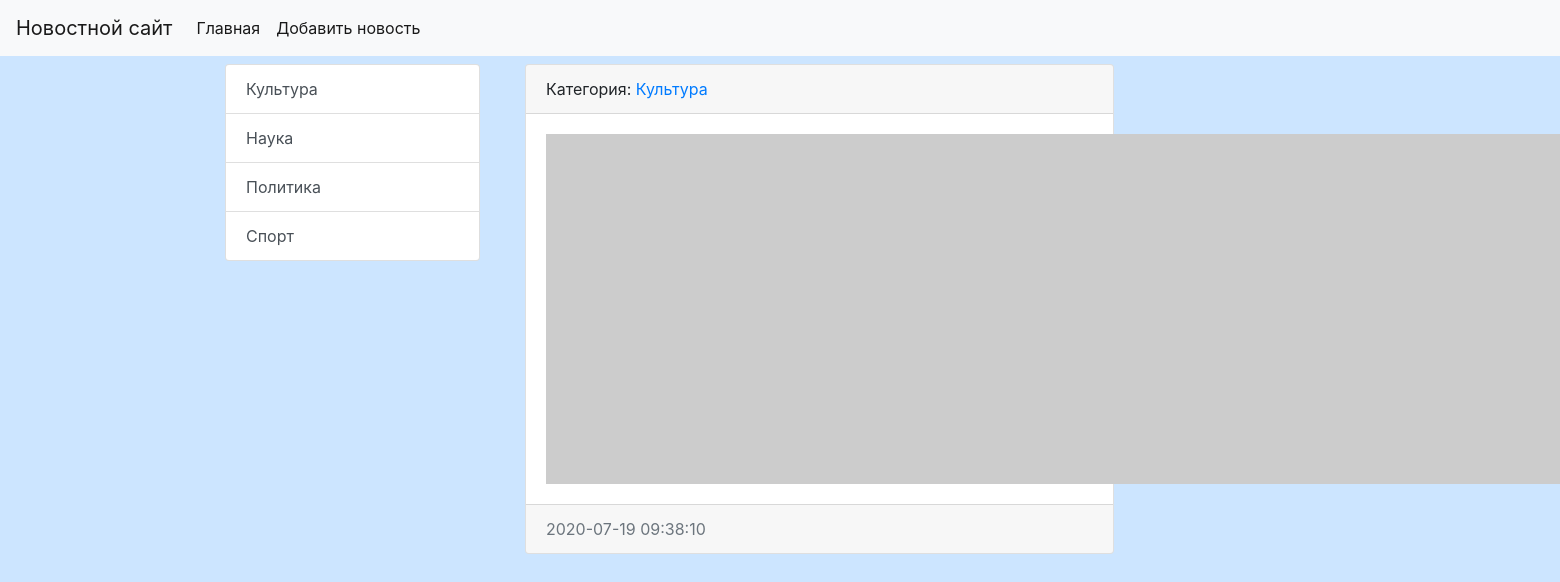
The app's page /news/7/ with its own data.
### news/models.py (models this page shows, shortened)
class Category(models.Model):
    title = models.CharField(max_length=150, db_index=True, verbose_name='Наименование категории')
    def get_absolute_url(self):
        return reverse_lazy('category', kwargs={"category_id": self.pk})
    class Meta:
        verbose_name = 'Категория'
        verbose_name_plural = 'Категории'
        ordering = ['title']

class News(models.Model):
    title = models.CharField(max_length=150, verbose_name='Наименование')
    content = models.TextField(blank=True, verbose_name='Контент')
    created_at = models.DateTimeField(auto_now_add=True, verbose_name='Дата публикации')
    update_at = models.DateTimeField(auto_now=True, verbose_name='Обновлено')
    photo = models.ImageField(upload_to='photos/%Y/%m/%d/', verbose_name='Изображение', blank=True)
    is_published = models.BooleanField(default=True, verbose_name='Состояние публикации')
    category = models.ForeignKey('Category', on_delete=models.PROTECT, verbose_name='Категория')
    class Meta:
        verbose_name = 'Новость'
        verbose_name_plural = 'Новости'
        ordering = ['-created_at']

### news/views.py (the view)
# urls.py: path('news/<int:news_id>/', view_news, name='view_news'),
def view_news(request, news_id):
    news_item = get_object_or_404(News, pk=news_id)
    return render(request, 'news/view_news.html', {"news_item": news_item})

### news/templatetags/news_tags.py (called while the page is built)
@register.inclusion_tag('news/list_categories.html')
def show_categories(arg1='Hello', arg2='world'):
    categories = Category.objects.all()
    return {"categories": categories, "arg1": arg1, "arg2": arg2}

### news/templates/news/view_news.html (shortened to what this page needs)
{% extends 'base.html' %}
{% block sidebar %}
{% include 'inc/_sidebar.html' %}
{% endblock %}
{% block content %}
<div class="col-md-9">
    <div class="card mb-3">
        <div class="card-header">
            Категория: <a href="{{ news_item.category.get_absolute_url }}">{{ news_item.category.title }}</a>
        </div>
        <div class="card-body">
            <div class="media">
                {% if item.photo %}
                <img src="{{ news_item.photo.url }}" alt="" width="350" class="mr-3">
                {% else %}
                <img src="https://picsum.photos/id/1060/350/235/?blur=2" alt="" class="mr-3">
                {% endif %}
            </div>
        </div>
        <div class="card-footer text-muted">
            {{ news_item.created_at|date:"Y-m-d H:i:s" }}
        </div>
    </div>
</div>
{% endblock %}

### news/templates/news/list_categories.html
<div class="list-group">
            {% for item in categories %}
  <a href="{{ item.get_absolute_url }}" class="list-group-item list-group-item-action">{{ item.title }}</a>
            {% endfor %}
    </div>
</div>

### testsite/static/css/style.css (style rules this page uses)
body { background-color: #cce5ff; }

### records on screen
Category: title "Культура"
Category: title "Наука"
Category: title "Политика"
Category: title "Спорт"
News: category "Культура", created_at "2020-07-19 09:38:10"
